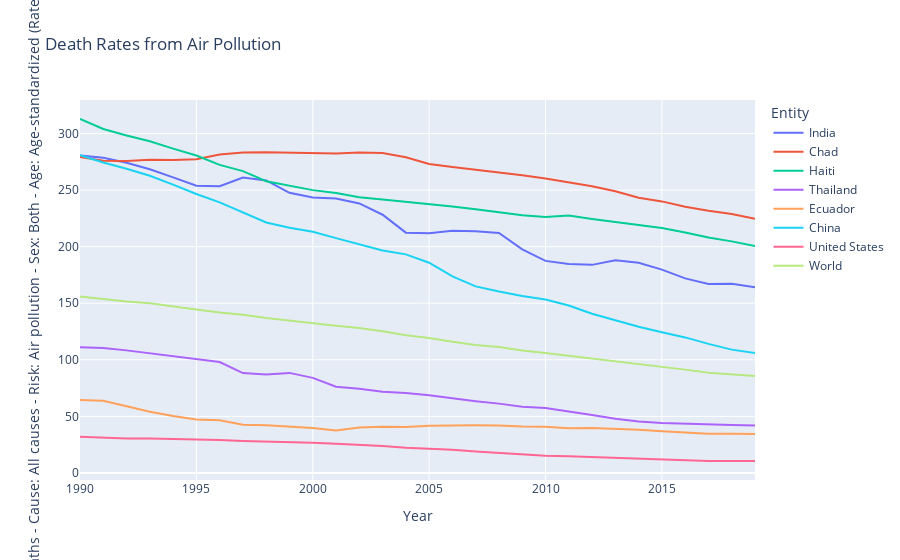

Notebook code for this chart:
### Code cell
fig = px.line(eight_countries, 
              x="Year", 
              y="Deaths - Cause: All causes - Risk: Air pollution - Sex: Both - Age: Age-standardized (Rate)", 
              color = eight_countries.index,
              title="Death Rates from Air Pollution")
fig.show()

### Figure 1 — Plotly figure (JSON) as saved in the notebook; plotly's stock layout.template omitted (floating-point values rounded to 4 significant figures)
{"data": [{"hovertemplate": "Entity=India<br>Year=%{x}<br>Deaths - Cause: All causes - Risk: Air pollution - Sex: Both - Age: Age-standardized (Rate)=%{y}<extra></extra>", "legendgroup": "India", "line": {"color": "#636efa", "dash": "solid"}, "mode": "lines", "name": "India", "orientation": "v", "showlegend": true, "type": "scatter", "x": [1990, 1991, 1992, 1993, 1994, 1995, 1996, 1997, 1998, 1999, 2000, 2001, 2002, 2003, 2004, 2005, 2006, 2007, 2008, 2009, 2010, 2011, 2012, 2013, 2014, 2015, 2016, 2017, 2018, 2019], "xaxis": "x", "y": [280.5, 278.6, 274.2, 268.5, 261.3, 253.9, 253.5, 261.1, 258.5, 247.6, 243.4, 242.6, 238.2, 228.2, 212.4, 211.9, 214.1, 213.6, 212.2, 197.7, 187.4, 184.8, 183.9, 187.9, 185.8, 179.7, 172.0, 167.0, 167.2, 164.1], "yaxis": "y"}, {"hovertemplate": "Entity=Chad<br>Year=%{x}<br>Deaths - Cause: All causes - Risk: Air pollution - Sex: Both - Age: Age-standardized (Rate)=%{y}<extra></extra>", "legendgroup": "Chad", "line": {"color": "#EF553B", "dash": "solid"}, "mode": "lines", "name": "Chad", "orientation": "v", "showlegend": true, "type": "scatter", "x": [1990, 1991, 1992, 1993, 1994, 1995, 1996, 1997, 1998, 1999, 2000, 2001, 2002, 2003, 2004, 2005, 2006, 2007, 2008, 2009, 2010, 2011, 2012, 2013, 2014, 2015, 2016, 2017, 2018, 2019], "xaxis": "x", "y": [279.4, 276.0, 275.7, 276.8, 276.7, 277.2, 281.5, 283.2, 283.5, 283.1, 282.8, 282.3, 283.2, 282.7, 279.0, 273.1, 270.5, 268.2, 266.1, 263.2, 260.3, 257.2, 253.4, 249.0, 243.3, 240.0, 235.3, 231.8, 228.9, 224.7], "yaxis": "y"}, {"hovertemplate": "Entity=Haiti<br>Year=%{x}<br>Deaths - Cause: All causes - Risk: Air pollution - Sex: Both - Age: Age-standardized (Rate)=%{y}<extra></extra>", "legendgroup": "Haiti", "line": {"color": "#00cc96", "dash": "solid"}, "mode": "lines", "name": "Haiti", "orientation": "v", "showlegend": true, "type": "scatter", "x": [1990, 1991, 1992, 1993, 1994, 1995, 1996, 1997, 1998, 1999, 2000, 2001, 2002, 2003, 2004, 2005, 2006, 2007, 2008, 2009, 2010, 2011, 2012, 2013, 2014, 2015, 2016, 2017, 2018, 2019], "xaxis": "x", "y": [312.9, 304.1, 298.3, 293.1, 286.7, 280.6, 272.3, 266.8, 257.8, 253.9, 250.0, 247.4, 243.6, 241.7, 239.7, 237.9, 235.5, 233.0, 230.5, 227.7, 226.3, 227.5, 224.4, 221.6, 219.0, 216.5, 212.6, 208.1, 204.7, 200.7], "yaxis": "y"}, {"hovertemplate": "Entity=Thailand<br>Year=%{x}<br>Deaths - Cause: All causes - Risk: Air pollution - Sex: Both - Age: Age-standardized (Rate)=%{y}<extra></extra>", "legendgroup": "Thailand", "line": {"color": "#ab63fa", "dash": "solid"}, "mode": "lines", "name": "Thailand", "orientation": "v", "showlegend": true, "type": "scatter", "x": [1990, 1991, 1992, 1993, 1994, 1995, 1996, 1997, 1998, 1999, 2000, 2001, 2002, 2003, 2004, 2005, 2006, 2007, 2008, 2009, 2010, 2011, 2012, 2013, 2014, 2015, 2016, 2017, 2018, 2019], "xaxis": "x", "y": [111.1, 110.5, 108.3, 105.6, 103.4, 100.8, 98.0, 88.28, 87.11, 88.44, 84.05, 76.25, 74.38, 71.73, 70.76, 68.74, 65.92, 63.45, 61.26, 58.59, 57.42, 54.59, 51.21, 47.81, 45.53, 44.04, 43.4, 42.41, 42.31, 42.0], "yaxis": "y"}, {"hovertemplate": "Entity=Ecuador<br>Year=%{x}<br>Deaths - Cause: All causes - Risk: Air pollution - Sex: Both - Age: Age-standardized (Rate)=%{y}<extra></extra>", "legendgroup": "Ecuador", "line": {"color": "#FFA15A", "dash": "solid"}, "mode": "lines", "name": "Ecuador", "orientation": "v", "showlegend": true, "type": "scatter", "x": [1990, 1991, 1992, 1993, 1994, 1995, 1996, 1997, 1998, 1999, 2000, 2001, 2002, 2003, 2004, 2005, 2006, 2007, 2008, 2009, 2010, 2011, 2012, 2013, 2014, 2015, 2016, 2017, 2018, 2019], "xaxis": "x", "y": [64.43, 63.78, 58.97, 54.11, 50.37, 47.16, 46.51, 42.67, 42.06, 41.03, 39.71, 37.58, 40.24, 40.79, 40.56, 41.69, 42.12, 42.13, 41.92, 40.95, 40.78, 39.53, 39.66, 39.05, 38.18, 36.95, 35.68, 34.54, 34.58, 34.39], "yaxis": "y"}, {"hovertemplate": "Entity=China<br>Year=%{x}<br>Deaths - Cause: All causes - Risk: Air pollution - Sex: Both - Age: Age-standardized (Rate)=%{y}<extra></extra>", "legendgroup": "China", "line": {"color": "#19d3f3", "dash": "solid"}, "mode": "lines", "name": "China", "orientation": "v", "showlegend": true, "type": "scatter", "x": [1990, 1991, 1992, 1993, 1994, 1995, 1996, 1997, 1998, 1999, 2000, 2001, 2002, 2003, 2004, 2005, 2006, 2007, 2008, 2009, 2010, 2011, 2012, 2013, 2014, 2015, 2016, 2017, 2018, 2019], "xaxis": "x", "y": [280.8, 274.5, 268.9, 262.7, 254.9, 246.5, 239.2, 230.3, 221.4, 216.7, 213.3, 207.5, 202.1, 196.6, 193.2, 185.8, 173.7, 164.9, 160.4, 156.4, 153.4, 148.0, 140.7, 134.6, 129.2, 124.3, 119.8, 114.1, 109.0, 105.9], "yaxis": "y"}, {"hovertemplate": "Entity=United States<br>Year=%{x}<br>Deaths - Cause: All causes - Risk: Air pollution - Sex: Both - Age: Age-standardized (Rate)=%{y}<extra></extra>", "legendgroup": "United States", "line": {"color": "#FF6692", "dash": "solid"}, "mode": "lines", "name": "United States", "orientation": "v", "showlegend": true, "type": "scatter", "x": [1990, 1991, 1992, 1993, 1994, 1995, 1996, 1997, 1998, 1999, 2000, 2001, 2002, 2003, 2004, 2005, 2006, 2007, 2008, 2009, 2010, 2011, 2012, 2013, 2014, 2015, 2016, 2017, 2018, 2019], "xaxis": "x", "y": [32.07, 31.27, 30.47, 30.47, 30.15, 29.79, 29.01, 28.3, 27.84, 27.48, 26.61, 25.78, 24.97, 23.75, 22.34, 21.54, 20.49, 18.99, 17.61, 16.26, 15.18, 14.76, 13.98, 13.24, 12.45, 11.93, 11.26, 10.63, 10.59, 10.55], "yaxis": "y"}, {"hovertemplate": "Entity=World<br>Year=%{x}<br>Deaths - Cause: All causes - Risk: Air pollution - Sex: Both - Age: Age-standardized (Rate)=%{y}<extra></extra>", "legendgroup": "World", "line": {"color": "#B6E880", "dash": "solid"}, "mode": "lines", "name": "World", "orientation": "v", "showlegend": true, "type": "scatter", "x": [1990, 1991, 1992, 1993, 1994, 1995, 1996, 1997, 1998, 1999, 2000, 2001, 2002, 2003, 2004, 2005, 2006, 2007, 2008, 2009, 2010, 2011, 2012, 2013, 2014, 2015, 2016, 2017, 2018, 2019], "xaxis": "x", "y": [156.0, 153.5, 151.5, 149.9, 147.5, 144.5, 141.8, 139.8, 136.9, 134.4, 132.3, 130.0, 128.0, 125.3, 121.7, 119.3, 115.9, 113.1, 111.3, 108.2, 106.0, 103.6, 101.0, 98.84, 96.4, 94.26, 91.32, 88.56, 87.0, 85.62], "yaxis": "y"}], "layout": {"legend": {"title": {"text": "Entity"}, "tracegroupgap": 0}, "title": {"text": "Death Rates from Air Pollution"}, "xaxis": {"anchor": "y", "domain": [0, 1], "title": {"text": "Year"}}, "yaxis": {"anchor": "x", "domain": [0, 1], "title": {"text": "Deaths - Cause: All causes - Risk: Air pollution - Sex: Both - Age: Age-standardized (Rate)"}}}}
